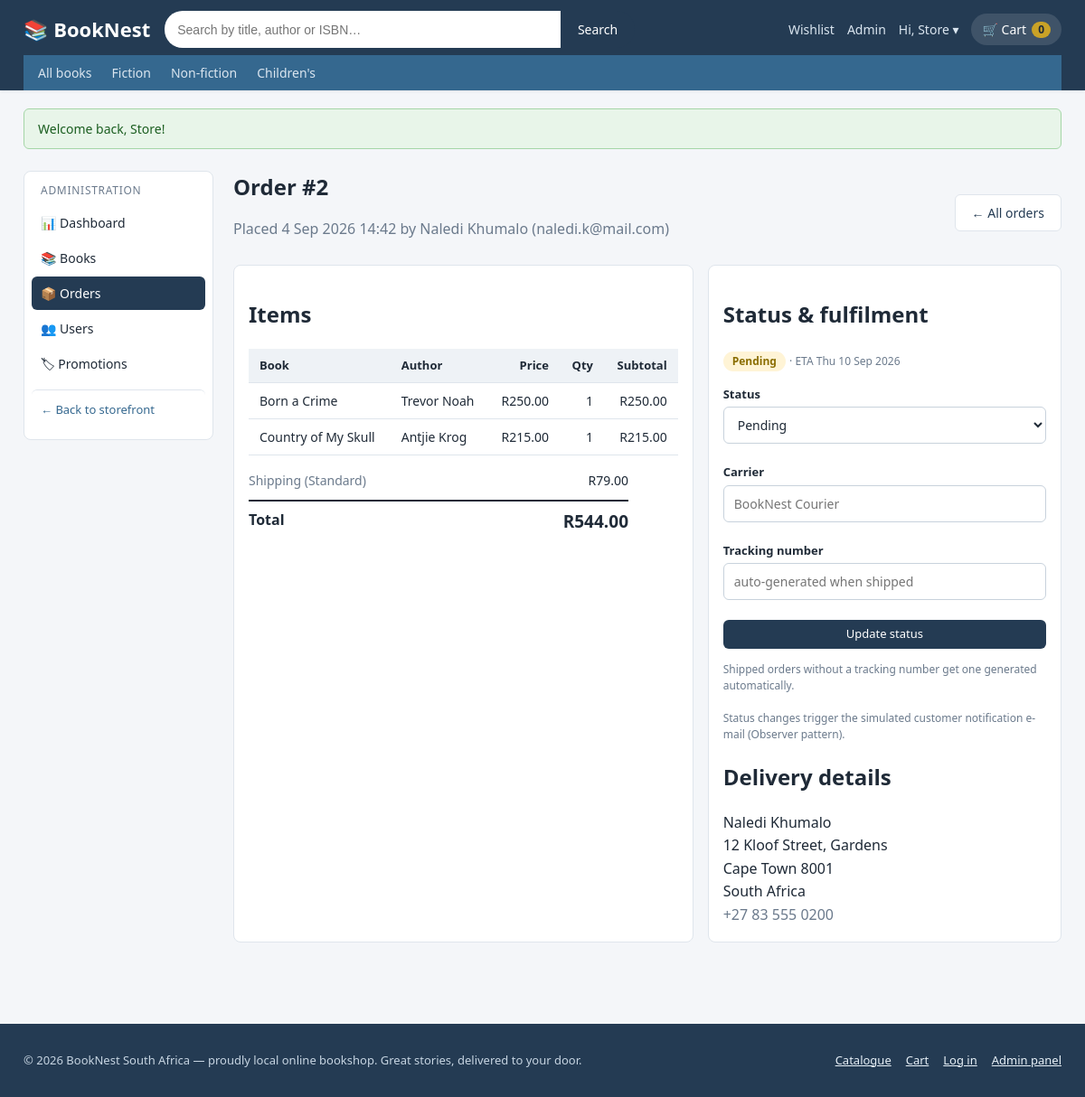
The page /admin/order.php?id=2 (signed in) on the database its author committed.
### tables this page shows
CREATE TABLE orders (
    OrderID           INT          NOT NULL AUTO_INCREMENT,
    UserID            INT          NOT NULL,
    OrderDate         DATETIME     NOT NULL DEFAULT CURRENT_TIMESTAMP,
    TotalAmount       DECIMAL(8,2) NOT NULL,
    Status            ENUM('Pending','Paid','Shipped','Completed') NOT NULL DEFAULT 'Pending',
     
    ShipName          VARCHAR(60)  NULL,
    ShipAddress       VARCHAR(160) NULL,
    ShipCity          VARCHAR(60)  NULL,
    ShipPostcode      VARCHAR(12)  NULL,
    ShipCountry       VARCHAR(60)  NULL,
    ShipPhone         VARCHAR(30)  NULL,
     
    ShipMethod        ENUM('Standard','Express','Priority') NOT NULL DEFAULT 'Standard',
    ShipCost          DECIMAL(6,2) NOT NULL DEFAULT 0.00,
    EstimatedDelivery DATE         NULL,
    Carrier           VARCHAR(60)  NULL,
    TrackingNumber    VARCHAR(40)  NULL,
    ShippedDate       DATETIME     NULL,
    DeliveredDate     DATETIME     NULL,
     
    PromoCode         VARCHAR(40)  NULL,
    DiscountAmount    DECIMAL(8,2) NOT NULL DEFAULT 0.00,
    PRIMARY KEY (OrderID),
    KEY idx_orders_user (UserID),
    KEY idx_orders_status (Status),
    CONSTRAINT fk_orders_user FOREIGN KEY (UserID)
        REFERENCES users(UserID) ON DELETE RESTRICT ON UPDATE CASCADE
);

CREATE TABLE users (
    UserID      INT            NOT NULL AUTO_INCREMENT,
    Name        VARCHAR(60)    NOT NULL,
    Email       VARCHAR(120)   NOT NULL,
    Password    VARCHAR(255)   NOT NULL,             
    Role        ENUM('Customer','Admin') NOT NULL DEFAULT 'Customer',
    DateCreated DATETIME       NOT NULL DEFAULT CURRENT_TIMESTAMP,
     
    ShipStreet    VARCHAR(160) NULL,
    ShipCity      VARCHAR(60)  NULL,
    ShipProvince  VARCHAR(60)  NULL,
    ShipPostcode  VARCHAR(12)  NULL,
    ShipCountry   VARCHAR(60)  NULL DEFAULT 'South Africa',
     
    CardToken     VARCHAR(100) NULL,
    CardLast4     VARCHAR(4)   NULL,
    CardExpiry    CHAR(5)      NULL,
    PRIMARY KEY (UserID),
    UNIQUE KEY uq_users_email (Email)
);

CREATE TABLE order_details (
    OrderDetailID   INT          NOT NULL AUTO_INCREMENT,
    OrderID         INT          NOT NULL,
    BookID          INT          NOT NULL,
    Quantity        INT          NOT NULL,
    PriceAtPurchase DECIMAL(6,2) NOT NULL,
    PRIMARY KEY (OrderDetailID),
    KEY idx_od_order (OrderID),
    KEY idx_od_book (BookID),
    CONSTRAINT fk_od_order FOREIGN KEY (OrderID)
        REFERENCES orders(OrderID) ON DELETE CASCADE ON UPDATE CASCADE,
    CONSTRAINT fk_od_book FOREIGN KEY (BookID)
        REFERENCES books(BookID) ON DELETE RESTRICT ON UPDATE CASCADE,
    CONSTRAINT chk_od_qty CHECK (Quantity > 0)
);

CREATE TABLE books (
    BookID    INT            NOT NULL AUTO_INCREMENT,
    Title     VARCHAR(200)   NOT NULL,
    Author    VARCHAR(120)   NOT NULL,
    Genre     VARCHAR(60)    NOT NULL,
    ISBN      VARCHAR(20)    NOT NULL,
    Price     DECIMAL(6,2)   NOT NULL,
    Stock     INT            NOT NULL DEFAULT 0,
    ImageURL  VARCHAR(255)   NULL,
    Synopsis  TEXT           NULL,
    PRIMARY KEY (BookID),
    UNIQUE KEY uq_books_isbn (ISBN),
    KEY idx_books_genre (Genre),
    KEY idx_books_title (Title)
);

### public/includes/db.php (called while the page is built, shortened)
<?php
final class DatabaseConnection
{
    private static ?DatabaseConnection $instance = null;
    private PDO $pdo;
    private function __construct()
    {
        $dsn = sprintf('mysql:host=%s;port=%d;dbname=%s;charset=utf8mb4',
            DB_HOST, DB_PORT, DB_NAME);
        $this->pdo = new PDO($dsn, DB_USER, DB_PASS, [
            PDO::ATTR_ERRMODE            => PDO::ERRMODE_EXCEPTION,
            PDO::ATTR_DEFAULT_FETCH_MODE => PDO::FETCH_ASSOC,
            PDO::ATTR_EMULATE_PREPARES   => false,
            PDO::ATTR_STRINGIFY_FETCHES  => false,
        ]);
    }
    public static function getInstance(): self
    {
        if (self::$instance === null) {
            self::$instance = new self();
        }
        return self::$instance;
    }
    public function pdo(): PDO
    {
        return $this->pdo;
    }
}

### public/includes/init.php (called while the page is built, shortened)
<?php
require_once __DIR__ . '/db.php';
require_once __DIR__ . '/functions.php';
function db(): PDO
{
    return DatabaseConnection::getInstance()->pdo();
}

### public/admin/order.php (the view, shortened to what this page needs)
<?php
require_once __DIR__ . '/../includes/init.php';
include __DIR__ . '/../includes/admin_header.php';
$id   = (int) get('id');
$stmt = db()->prepare(
    'SELECT o.*, u.Name AS CustomerName, u.Email
       FROM orders o JOIN users u ON u.UserID = o.UserID
      WHERE o.OrderID = ?'
);
$stmt->execute([$id]);
$order = $stmt->fetch();
$lines = db()->prepare(
    'SELECT od.*, b.Title, b.Author FROM order_details od
       JOIN books b ON b.BookID = od.BookID WHERE od.OrderID = ?'
);
$lines->execute([$id]);
$items = $lines->fetchAll();
$statuses = ['Pending', 'Paid', 'Shipped', 'Completed'];
?>
<div class="panel-head">
  <div>
    <h1>Order #<?= (int) $order['OrderID'] ?></h1>
    <p class="muted">Placed <?= e(date('j M Y H:i', strtotime($order['OrderDate']))) ?> by <?= e($order['CustomerName']) ?> (<?= e($order['Email']) ?>)</p>
  </div>
  <a class="btn btn-light" href="orders.php">&larr; All orders</a>
</div>
<div class="dash-grid">
  <section class="panel">
    <h2>Items</h2>
    <table class="data-table">
      <thead><tr><th>Book</th><th>Author</th><th class="num">Price</th><th class="num">Qty</th><th class="num">Subtotal</th></tr></thead>
      <tbody>
        <?php foreach ($items as $l): ?>
          <tr>
            <td><?= e($l['Title']) ?></td>
            <td><?= e($l['Author']) ?></td>
            <td class="num"><?= money((float) $l['PriceAtPurchase']) ?></td>
            <td class="num"><?= (int) $l['Quantity'] ?></td>
            <td class="num"><?= money((float) $l['PriceAtPurchase'] * (int) $l['Quantity']) ?></td>
          </tr>
        <?php endforeach; ?>
      </tbody>
    </table>
    <dl class="summary-rows inline-summary">
      <div><dt>Shipping (<?= e($order['ShipMethod']) ?>)</dt><dd><?= money((float) $order['ShipCost']) ?></dd></div>
      <div class="total-row"><dt>Total</dt><dd><?= money((float) $order['TotalAmount']) ?></dd></div>
    </dl>
  </section>
  <section class="panel">
    <h2>Status &amp; fulfilment</h2>
    <p><span class="badge badge-<?= e(strtolower($order['Status'])) ?>"><?= e($order['Status']) ?></span>
      <?php if (!empty($order['EstimatedDelivery'])): ?>
        <span class="muted small">&middot; ETA <?= e(date('D j M Y', strtotime($order['EstimatedDelivery']))) ?></span>
      <?php endif; ?>
    </p>
    <form method="post" action="order.php?id=<?= (int) $order['OrderID'] ?>" id="statusForm" class="book-form" style="gap:8px">
      <div class="field">
        <label for="status">Status</label>
        <select name="status" id="status">
          <?php foreach ($statuses as $s): ?>
            <option value="<?= $s ?>" <?= $order['Status'] === $s ? 'selected' : '' ?>><?= $s ?></option>
          <?php endforeach; ?>
        </select>
      </div>
      <div class="field">
        <label for="carrier">Carrier</label>
        <input type="text" id="carrier" name="carrier" placeholder="BookNest Courier"
               value="<?= e($order['Carrier'] ?? '') ?>">
      </div>
      <div class="field">
        <label for="tracking">Tracking number</label>
        <input type="text" id="tracking" name="tracking" placeholder="auto-generated when shipped"
               value="<?= e($order['TrackingNumber'] ?? '') ?>">
      </div>
      <button type="submit" class="btn btn-dark btn-sm">Update status</button>
      <p class="hint">Shipped orders without a tracking number get one generated automatically.</p>
    </form>
    <p class="hint">Status changes trigger the simulated customer notification e-mail (Observer pattern).</p>
    <h2>Delivery details</h2>
    <address class="delivery-addr">
      <?= e($order['ShipName']) ?><br>
      <?= e($order['ShipAddress']) ?><br>
      <?= e($order['ShipCity']) ?> <?= e($order['ShipPostcode']) ?><br>
      <?= e($order['ShipCountry']) ?><br>
      <span class="muted"><?= e($order['ShipPhone']) ?></span>
    </address>
  </section>
</div>
<?php include __DIR__ . '/../includes/admin_footer.php'; ?>

### public/css/style.css (style rules this page uses)
:root { --ink: #1f2a37; --muted: #6b7a8c; --brand: #243b53; --brand-2: #35688f; --accent: #c9a227; --paper: #ffffff; --bg: #f4f6f9; --line: #dfe5ec; --good: #2e7d32; --bad: #b3261e; --radius: 8px; --shadow: 0 1px 3px rgba(20, 40, 60, .10); --shadow-lg: 0 6px 20px rgba(20, 40, 60, .12); }
* { box-sizing: border-box; }
html { scroll-behavior: smooth; }
body { margin: 0; font-family: 'Segoe UI', system-ui, Arial, sans-serif; font-size: 16px; line-height: 1.5; color: var(--ink); background: var(--bg); display: flex; flex-direction: column; min-height: 100vh; }
a { color: var(--brand-2); }
.btn { display: inline-block; border: 1px solid transparent; cursor: pointer; text-align: center; text-decoration: none; font: inherit; font-size: 14px; padding: 9px 18px; border-radius: 6px; transition: filter .15s; }
.btn-dark { background: var(--brand); color: #fff; }
.btn-light { background: #fff; color: var(--brand); border-color: var(--line); }
.btn-sm { padding: 5px 12px; font-size: 13px; }
.field { margin-bottom: 14px; }
.field label { display: block; font-weight: 600; font-size: 13px; margin-bottom: 4px; }
.field input, .field select, .field textarea { width: 100%; padding: 9px 11px; border: 1px solid #c8d2dc; border-radius: 6px; font: inherit; font-size: 14px; background: #fff; color: var(--ink); }
.muted { color: var(--muted); }
.small { font-size: 12px; }
.hint { font-size: 12px; color: var(--muted); margin-top: 6px; }
.badge { display: inline-block; border-radius: 12px; padding: 2px 10px; font-size: 12px; font-weight: 600; }
.badge-pending { background: #fff4d6; color: #8a6d00; }
.data-table { width: 100%; border-collapse: collapse; background: #fff; font-size: 14px; }
.data-table th, .data-table td { padding: 9px 12px; border-bottom: 1px solid var(--line); text-align: left; vertical-align: middle; }
.data-table th { background: #eef2f6; font-weight: 600; font-size: 13px; }
.data-table .num { text-align: right; }
.summary-rows { margin: 0; }
.summary-rows div { display: flex; justify-content: space-between; gap: 10px; padding: 5px 0; font-size: 14px; }
.summary-rows dt { color: var(--muted); }
.summary-rows dd { margin: 0; }
.summary-rows .total-row { border-top: 2px solid var(--ink); margin-top: 6px; padding-top: 8px; font-weight: 800; font-size: 16px; }
.summary-rows .total-row dd { font-size: 19px; }
.summary-rows .total-row dt { color: var(--ink); }
.panel { background: #fff; border: 1px solid var(--line); border-radius: var(--radius); padding: 16px; margin: 0 0 16px; }
.inline-summary { max-width: 420px; margin-top: 12px; }
.admin-content h1 { margin: 0 0 10px; font-size: 24px; }
.panel-head { display: flex; justify-content: space-between; gap: 14px; align-items: center; flex-wrap: wrap; margin-bottom: 12px; }
.panel-head h1 { margin: 0; }
.dash-grid { display: grid; grid-template-columns: 1.3fr 1fr; gap: 16px; }
.delivery-addr { font-style: normal; line-height: 1.6; }
.book-form { display: flex; flex-direction: column; gap: 2px; }

### rows shown on the page
orders: OrderID "2", OrderDate "4 Sep 2026 14:42", UserID.Name "Naledi Khumalo", UserID.Email "naledi.k@mail.com", ShipMethod "Standard", ShipCost "R79.00", TotalAmount "R544.00", Status "Pending", EstimatedDelivery "Thu 10 Sep 2026", status "Pending", ShipName "Naledi Khumalo", ShipAddress "12 Kloof Street, Gardens", ShipCity "Cape Town", ShipPostcode "8001", ShipCountry "South Africa", ShipPhone "+27 83 555 0200"
order_details: BookID.Title "Born a Crime", BookID.Author "Trevor Noah", PriceAtPurchase "R250.00", Quantity "1", money((float) $l['PriceAtPurchase'] * (int) $l['Quantity']) "R250.00"
order_details: BookID.Title "Country of My Skull", BookID.Author "Antjie Krog", PriceAtPurchase "R215.00", Quantity "1", money((float) $l['PriceAtPurchase'] * (int) $l['Quantity']) "R215.00"

### other values the page prints
explode(' ', $user['Name'])[0] "Store"
$cartN "0"
$g "Fiction"
$g "Non-fiction"
$g "Children's"
$f['msg'] "Welcome back, Store!"
APP_NAME "BookNest"
